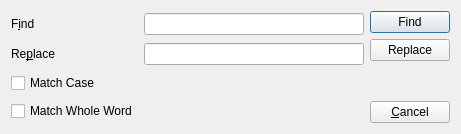
<?xml version="1.0" encoding="UTF-8"?>
<ui version="4.0">
 <class>Dialog</class>
 <widget class="QDialog" name="Dialog">
  <property name="geometry">
   <rect>
    <x>0</x>
    <y>0</y>
    <width>461</width>
    <height>134</height>
   </rect>
  </property>
  <property name="minimumSize">
   <size>
    <width>461</width>
    <height>134</height>
   </size>
  </property>
  <property name="maximumSize">
   <size>
    <width>461</width>
    <height>134</height>
   </size>
  </property>
  <property name="windowTitle">
   <string>Find and Replace</string>
  </property>
  <property name="windowOpacity">
   <double>1.000000000000000</double>
  </property>
  <property name="styleSheet">
   <string notr="true"/>
  </property>
  <layout class="QHBoxLayout" name="horizontalLayout">
   <item>
    <layout class="QGridLayout" name="gridLayout">
     <item row="0" column="0">
      <widget class="QLabel" name="labelFind">
       <property name="text">
        <string>F&amp;ind</string>
       </property>
       <property name="buddy">
        <cstring>lineEditFind</cstring>
       </property>
      </widget>
     </item>
     <item row="0" column="1">
      <widget class="QLineEdit" name="lineEditFind"/>
     </item>
     <item row="1" column="0">
      <widget class="QLabel" name="labelReplace">
       <property name="text">
        <string>Re&amp;place</string>
       </property>
       <property name="buddy">
        <cstring>lineEditReplace</cstring>
       </property>
      </widget>
     </item>
     <item row="1" column="1">
      <widget class="QLineEdit" name="lineEditReplace"/>
     </item>
     <item row="2" column="0">
      <widget class="QCheckBox" name="checkBoxMatchCase">
       <property name="text">
        <string>Match Case</string>
       </property>
      </widget>
     </item>
     <item row="3" column="0">
      <widget class="QCheckBox" name="checkBoxMatchWholeWord">
       <property name="text">
        <string>Match Whole Word</string>
       </property>
      </widget>
     </item>
    </layout>
   </item>
   <item>
    <layout class="QVBoxLayout" name="verticalLayout">
     <item>
      <widget class="QPushButton" name="pushButtonFind">
       <property name="toolTip">
        <string>&lt;html&gt;&lt;head/&gt;&lt;body&gt;&lt;p&gt;asdfasdfasdfasdf&lt;/p&gt;&lt;/body&gt;&lt;/html&gt;</string>
       </property>
       <property name="text">
        <string>Find</string>
       </property>
      </widget>
     </item>
     <item>
      <widget class="QPushButton" name="pushButtonReplace">
       <property name="text">
        <string>Replace</string>
       </property>
      </widget>
     </item>
     <item>
      <spacer name="verticalSpacer">
       <property name="orientation">
        <enum>Qt::Vertical</enum>
       </property>
       <property name="sizeHint" stdset="0">
        <size>
         <width>20</width>
         <height>40</height>
        </size>
       </property>
      </spacer>
     </item>
     <item>
      <widget class="QPushButton" name="pushButtonCancel">
       <property name="text">
        <string>&amp;Cancel</string>
       </property>
      </widget>
     </item>
    </layout>
   </item>
  </layout>
 </widget>
 <tabstops>
  <tabstop>lineEditFind</tabstop>
  <tabstop>lineEditReplace</tabstop>
  <tabstop>checkBoxMatchCase</tabstop>
  <tabstop>checkBoxMatchWholeWord</tabstop>
  <tabstop>pushButtonFind</tabstop>
  <tabstop>pushButtonReplace</tabstop>
  <tabstop>pushButtonCancel</tabstop>
 </tabstops>
 <resources/>
 <connections>
  <connection>
   <sender>pushButtonCancel</sender>
   <signal>clicked()</signal>
   <receiver>Dialog</receiver>
   <slot>reject()</slot>
   <hints>
    <hint type="sourcelabel">
     <x>390</x>
     <y>113</y>
    </hint>
    <hint type="destinationlabel">
     <x>324</x>
     <y>86</y>
    </hint>
   </hints>
  </connection>
 </connections>
</ui>
